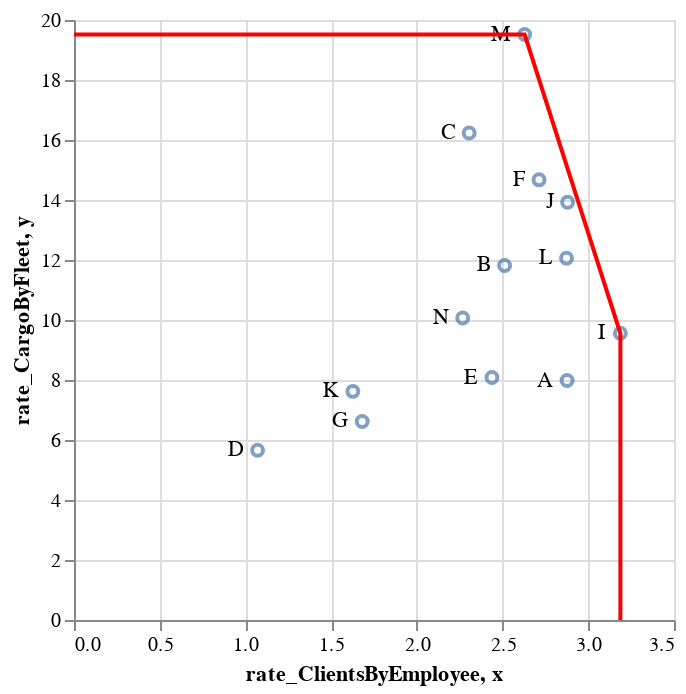

Write notebook code for a chart like this one.
### Markdown cell above
Updating the plot:

### Code cell
points + text + alt.Chart(envelope).mark_line(color='red').encode(
    x='x',
    y='y',
)

### Figure 1 — Vega-Lite specification as saved in the notebook (floating-point values rounded to 4 significant figures)
{"config": {"view": {"continuousWidth": 300, "continuousHeight": 300}}, "layer": [{"mark": {"type": "point"}, "encoding": {"x": {"field": "rate_ClientsByEmployee", "type": "quantitative"}, "y": {"field": "rate_CargoByFleet", "type": "quantitative"}}}, {"mark": {"type": "text", "align": "right", "baseline": "middle", "dx": -7}, "encoding": {"text": {"field": "name", "type": "nominal"}, "x": {"field": "rate_ClientsByEmployee", "type": "quantitative"}, "y": {"field": "rate_CargoByFleet", "type": "quantitative"}}, "name": "view_24"}, {"data": {"name": "data-758cd33b7cfa1f06da75b14e8b07ebd3"}, "mark": {"type": "line", "color": "red"}, "encoding": {"x": {"field": "x", "type": "quantitative"}, "y": {"field": "y", "type": "quantitative"}}}], "data": {"name": "data-4c03cc2a1b585fb3c50c138f34dd2247"}, "params": [{"name": "param_18", "select": {"type": "interval", "encodings": ["x", "y"]}, "bind": "scales", "views": ["view_24"]}], "$schema": "https://vega.github.io/schema/vega-lite/v5.17.0.json", "datasets": {"data-4c03cc2a1b585fb3c50c138f34dd2247": [{"name": "A", "Aircraft": 109, "Fuel": 392, "Employee": 8259, "Passenger": 23756, "Freight": 870, "rate_ClientsByEmployee": 2.876, "rate_CargoByFleet": 7.982}, {"name": "B", "Aircraft": 115, "Fuel": 381, "Employee": 9628, "Passenger": 24183, "Freight": 1359, "rate_ClientsByEmployee": 2.512, "rate_CargoByFleet": 11.82}, {"name": "C", "Aircraft": 767, "Fuel": 2673, "Employee": 70923, "Passenger": 163483, "Freight": 12449, "rate_ClientsByEmployee": 2.305, "rate_CargoByFleet": 16.23}, {"name": "D", "Aircraft": 90, "Fuel": 282, "Employee": 9683, "Passenger": 10370, "Freight": 509, "rate_ClientsByEmployee": 1.071, "rate_CargoByFleet": 5.656}, {"name": "E", "Aircraft": 461, "Fuel": 1608, "Employee": 40630, "Passenger": 99047, "Freight": 3726, "rate_ClientsByEmployee": 2.438, "rate_CargoByFleet": 8.082}, {"name": "F", "Aircraft": 628, "Fuel": 2074, "Employee": 47420, "Passenger": 128635, "Freight": 9214, "rate_ClientsByEmployee": 2.713, "rate_CargoByFleet": 14.67}, {"name": "G", "Aircraft": 81, "Fuel": 75, "Employee": 7115, "Passenger": 11962, "Freight": 536, "rate_ClientsByEmployee": 1.681, "rate_CargoByFleet": 6.617}, {"name": "I", "Aircraft": 153, "Fuel": 458, "Employee": 10177, "Passenger": 32436, "Freight": 1462, "rate_ClientsByEmployee": 3.187, "rate_CargoByFleet": 9.556}, {"name": "J", "Aircraft": 455, "Fuel": 1722, "Employee": 29124, "Passenger": 83862, "Freight": 6337, "rate_ClientsByEmployee": 2.879, "rate_CargoByFleet": 13.93}, {"name": "K", "Aircraft": 103, "Fuel": 400, "Employee": 8987, "Passenger": 14618, "Freight": 785, "rate_ClientsByEmployee": 1.627, "rate_CargoByFleet": 7.621}, {"name": "L", "Aircraft": 547, "Fuel": 1217, "Employee": 34680, "Passenger": 99636, "Freight": 6597, "rate_ClientsByEmployee": 2.873, "rate_CargoByFleet": 12.06}, {"name": "M", "Aircraft": 560, "Fuel": 2532, "Employee": 51536, "Passenger": 135480, "Freight": 10928, "rate_ClientsByEmployee": 2.629, "rate_CargoByFleet": 19.51}, {"name": "N", "Aircraft": 423, "Fuel": 1303, "Employee": 32683, "Passenger": 74106, "Freight": 4258, "rate_ClientsByEmployee": 2.267, "rate_CargoByFleet": 10.07}], "data-758cd33b7cfa1f06da75b14e8b07ebd3": [{"x": 0.0, "y": 19.51}, {"x": 2.629, "y": 19.51}, {"x": 3.187, "y": 9.556}, {"x": 3.187, "y": 0.0}]}}
